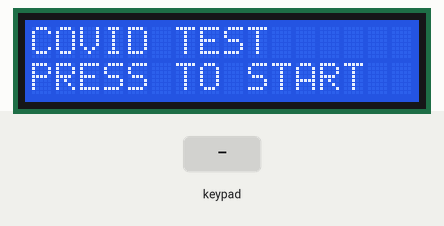
This sketch was run on a simulated Arduino Uno, built with avr-gcc and run on an emulated ATmega328P. Parts: 16×2 character LCD. The inputs (shaded band) are chosen by the test bench. What the sketch prints to the serial monitor is not drawn.

Above: at 1.2 s.
1.3 s: keypad keys 1 3 1 2 1 1 pressed 0.4 s apart
At 4.4 s:
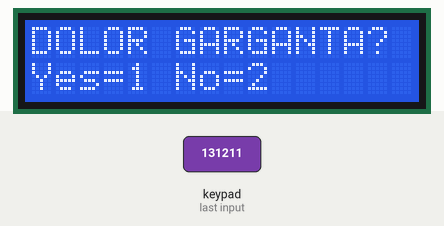
5.2 s: key '1' pressed
At 5.8 s:
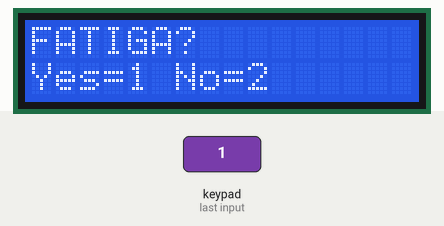
6.7 s: keypad keys 9 8 7 pressed 0.4 s apart
At 8.3 s:
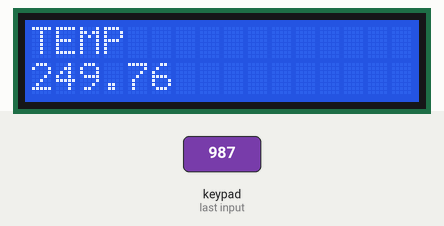
16.9 s: key '4' pressed
At 19.7 s:
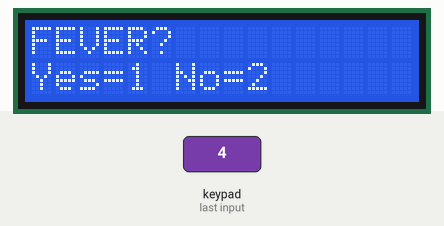
19.9 s: key '7' pressed
At 20.7 s:
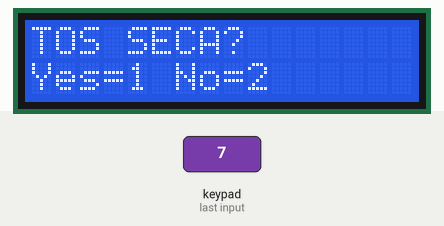
Timing chart, 0 to 22.4 s (numbered marks = the images above; inputs shaded):
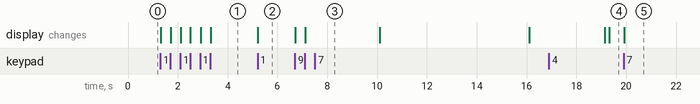

The sketch:

main.ino
```cpp
// Librerias
#include <LiquidCrystal.h>
#include <Keypad.h>
#include <SoftwareSerial.h>

// initialize the library with the numbers of the interface pins
LiquidCrystal lcd(6, 10, 5, 4, 3, 2);

// Teclado matricial
const byte ROWS = 3;
const byte COLS = 3;
char hexaKeys[ROWS][COLS] = {
  {'1','4','7'},
  {'2','5','8'},
  {'3','6','9'},
};

byte colPins[COLS] = {13, 12, 11};
byte rowPins[ROWS] = {9, 8, 7};

Keypad keypad = Keypad(makeKeymap(hexaKeys),rowPins,colPins,ROWS,COLS);

//MATRIZ D DATOS
byte datos[8] = {0, 0, 0, 0, 0, 0, 0, 0};
int O, Fi, T, Po, Pg, Dg, Fa, Dc;
int covid, tratamiento, hospital, prueba, cuidarse;
float oxygen;

void setup() {
  Serial.begin(9600);
  lcd.begin(16, 2);
  lcd.print("COVID TEST");
  lcd.setCursor(0,1);
  lcd.print("PRESS TO START");
}

void loop() {
  char answer = keypad.getKey();
  if(answer){

/* SOLICITUDES */
    input("BAJO 02?", 0, answer);
	input("FEVER?", 1, answer);
    input("TOS SECA?", 2, answer);
    input("PERDIDA OLFATO?", 3, answer);
 	input("PERDIDA GUSTO?", 4, answer);
    input("DOLOR GARGANTA?", 5, answer);
  	input("FATIGA?", 6, answer);
  	input("DOLOR CABEZA?", 7, answer);

/* MEDICIONES */
    // Temperatura (sensor -40°C a 125°C)
    float temperature = (((analogRead(A0)-0.5)/(1024.0))*5.0)*100.0;
    byte FlagTemp;
    if (temperature >= 38){
      FlagTemp = 1;
    }
    else{
      FlagTemp = 0;
    }
    lcd.clear();
    lcd.print("TEMP");
    lcd.setCursor(0,1);
    lcd.print(temperature);
    delay(3000);

 // Oxigeno (sensor 0% a 100%)
    float oxygen = (analogRead(A1)/1024.0)*100.0;
    byte FlagOxy;
    if(oxygen < 89){
      FlagOxy = 1;
    }
    else{
      FlagOxy = 0;
    }
    lcd.clear();
    lcd.print("OXIGENO");
  	lcd.setCursor(0,1);
    lcd.print(oxygen);
    delay(3000);

  // Funciones y comparación
 O = datos[0];
 Fi = datos[1];
 T = datos[2];
 Po = datos[3];
 Pg = datos[4];
 Dg = datos[5];
 Fa = datos[6];
 Dc = datos[7];

 covid = (Fi and T and Po and Pg and Fa) or (O and(Fi or T or Po or Pg or Fa));
 hospital = O or (O and(Fi or T or Po or Pg or Fa));
 tratamiento = (Fi and T and Po and Pg and Fa);
 prueba = (Fi or T or Po or Pg or Fa) and not O;
 cuidarse = not(Fi or T or Po or Pg or Fa) and not O;

 Serial.print(O); Serial.print("|");
 Serial.print(Fi); Serial.print("|");
 Serial.print(T); Serial.print("|");
 Serial.print(Po); Serial.print("|");
 Serial.print(Pg); Serial.print("|");
 Serial.print(Dg); Serial.print("|");
 Serial.print(Fa); Serial.print("|");
 Serial.print(Dc); Serial.print("|");
 Serial.print(temperature); Serial.print("|");
 Serial.print(oxygen); Serial.print("|");
 Serial.print(covid); Serial.print("|");
 Serial.print(hospital); Serial.print("|");
 Serial.print(tratamiento); Serial.print("|");
 Serial.print(prueba); Serial.print("|");
 Serial.print(cuidarse); Serial.println("|");
 delay(3000);
 Serial.flush();

 if (covid){
    diagnose("POSITIVO COVID");
  }
   if (hospital){
    diagnose("HOSPITALIZARSE");
  }
  if (tratamiento){
    diagnose("TRATESE");
  }
  if (prueba){
    diagnose("HAGASE PRUEBA");
  }
  if (cuidarse){
    diagnose("CUIDESE");
  }
}
}

/* FUNCIONES UTILIZADAS */
// Pide la respuesta del usuario
void input(String question, int index, char answer) {
	lcd.clear();
    lcd.print(question);
    lcd.setCursor(0,1);
    lcd.print("Yes=1 No=2");

  	boolean respuesta = 0;

  	while(respuesta == 0) {
    	answer = keypad.waitForKey();
    	switch(answer){
      	case '1':
       		datos[index] = 1;
      		respuesta = 1;
      		break;
      	case '2':
        	datos[index] = 0;
      		respuesta = 1;
      		break;
      	default:
      		respuesta = 1;
      		break;
        }
  	}
}

// Imprime el diagnostico
void diagnose(String msg) {
	lcd.clear();
    lcd.print(msg);
    delay(3000);
}
```

Measured:
- after the input at 1.3 s, the display: first changes at once (image 1 shows a later state)
- after the input at 5.2 s, the display: changes at once (image 2)
- after the input at 6.7 s, the display: first changes at once (image 3 shows a later state)
- after the input at 16.9 s, the display: first differs from a run without the input after 2.4 s (image 4)
- after the input at 19.9 s, the display: changes at once (image 5)
